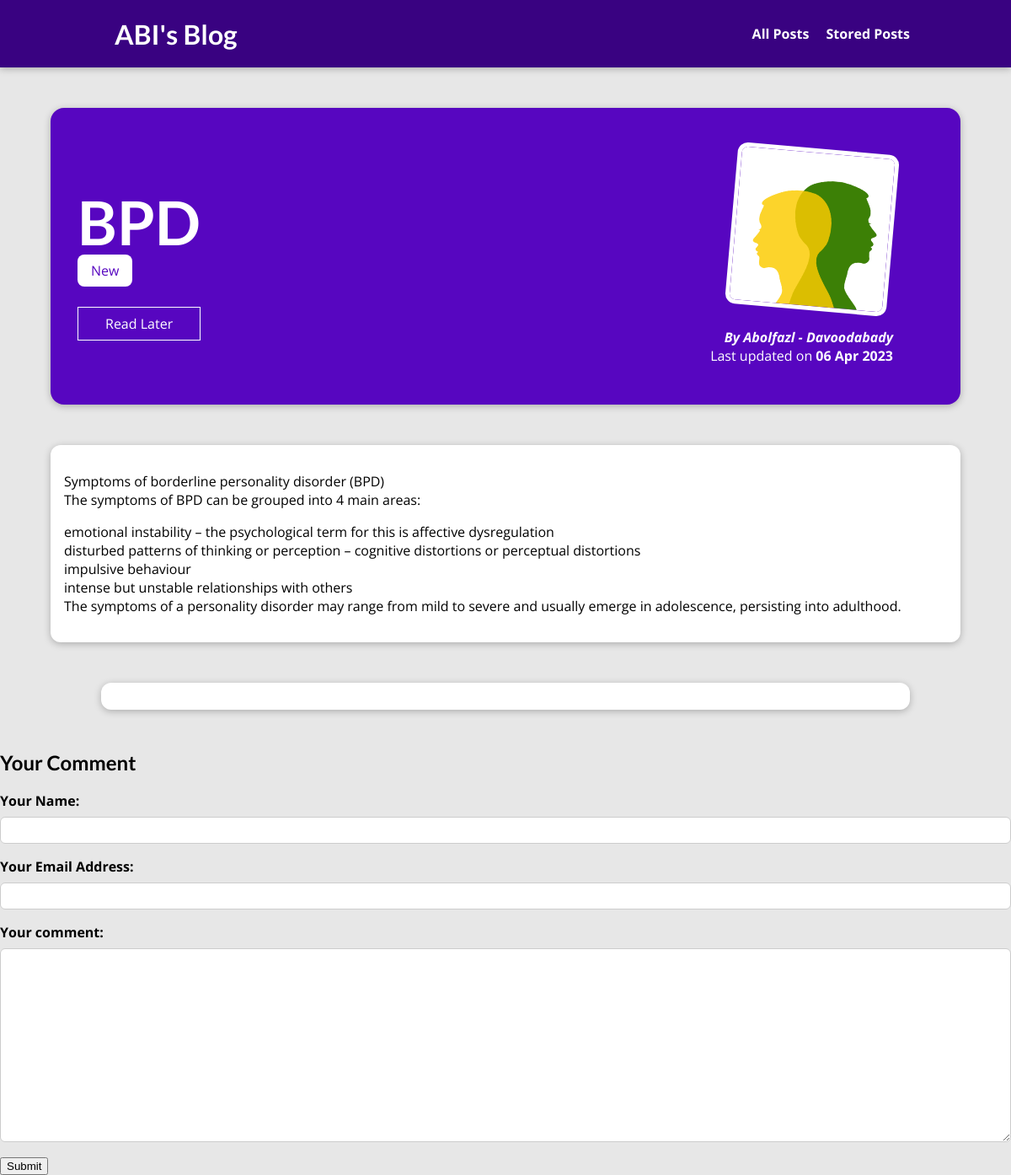
/posts/BPD, run on the app's committed database.
### blog/models.py (models this page shows, shortened)
class Post(models.Model):
    title = models.CharField(max_length=150)
    excerpt = models.CharField(max_length=200)
    image = models.ImageField(upload_to= "images", null=True)
    date = models.DateField(auto_now=True)
    slug = models.SlugField(unique=True, db_index=True)
    content = models.TextField(validators=[MinLengthValidator(10)])
    author = models.ForeignKey(
        Author, on_delete=models.SET_NULL, related_name="posts", null= True)
    tags = models.ManyToManyField(Tag)

class Tag(models.Model):
  caption = models.CharField(max_length=20)
  def __str__(self):
     return self.caption

class Author(models.Model):
    first_name = models.CharField(max_length=100)
    last_name = models.CharField(max_length=100)
    email_address = models.EmailField()
    def __str__(self):
       return f"{self.first_name} - {self.last_name}"

### blog/views.py (the view, shortened to what this page needs)
# urls.py: path("posts/<slug:slug>", views.Post_Detail.as_view(),
class Post_Detail (View) :
    def is_stored (self, request,post_id) :
        stored_posts = request.session.get("request_posts")
        if stored_posts is not None :
            saved_for_later = post_id in stored_posts
        else :
            saved_for_later = False
        return saved_for_later
    def get (self,request, slug):
        post = Post.objects.get(slug = slug)
        ctx = {
            "post" : post,
            "tags" : post.tags.all(),
            "comment_form" : CommentForm(),
            "comments" : post.comments.order_by("-id"),
            "saved_for_later" : self.is_stored(request, post.id),
        }
        return render (request, "blog/post-detail.html", ctx)

### blog/forms.py
class CommentForm (forms.ModelForm):
    class Meta :
        model = Comment
        exclude = ["post_comment"]
        labels = {
            "user_name" : "Your Name",
            "user_email" : "Your Email Address",
            "text" : "Your comment",
        }

### blog/templates/blog/post-detail.html (shortened to what this page needs)
{% extends "base.html" %}
{% load static %}
{% block css_files %}
<link rel="stylesheet" href="{% static "blog/post-detail.css" %}" />
{% endblock %}
{% block content %}
<section id="summary">
  <h2>{{ post.title }}</h2>
  <div>
    {% for tag in tags  %}
    <span class = "tag">{{tag| capfirst}}</span>
    {% endfor %}
  </div>
  <div id="read-later">
    <form action = "{% url "read-later" %}" method="POST">
    <button>
      {% if saved_for_later %}
        Remove from Read Later
      {% else %}
        Read Later
      {% endif %}
       </button>
    </form>
  </div>
  <article>
    <img src="{{ post.image.url }}" alt="{{ post.title }}" />
    <address>By <a href="maiilto : {{post.author.email_address}}"> {{ post.author }} </a></address>
    <div>Last updated on <time>{{ post.date|date:"d M Y" }}</time></div>
  </article>
</section>
<main>
  {{ post.content|linebreaks }}
</main>
<section id ="comments">
</section>
<section id = "form-control">
    <h2> Your Comment </h2>
  <form action = "{% url "post-detail-page" post.slug%}" method = "POST">
    {% for form_field in comment_form %}
    <div class ="form-control" {% if form_field.errors %}invalid{% endif %}>
      {{form_field.label_tag}}
      {{ form_field }}
    </div>
    {% endfor %}
    <button> Submit </button>
  </form>
</section>
{% endblock %}

### static/app.css (style rules this page uses)
* { box-sizing: border-box; }
html { font-family: 'Open Sans', 'Lato', sans-serif; }
body { margin: 0; }
h1, h2, h3 { font-family: 'Lato', sans-serif; font-weight: bold; }

### blog/static/blog/post-detail.css (style rules this page uses)
body { background-color: #e7e7e7; }
#summary { margin: 8rem auto 3rem auto; padding: 2rem; width: 90%; max-width: 90rem; border-radius: 16px; background-color: #5706c0; position: relative; box-shadow: 0 2px 8px rgba(0, 0, 0, 0.25); height: 22rem; }
#summary h2 { color: white; font-size: 4.5rem; margin-bottom: 0.25rem; }
#summary article { position: absolute; top: 2rem; right: 3rem; padding: 1rem 2rem; border-radius: 12px; text-align: right; color: white; }
#summary article img { width: 12rem; height: 12rem; border-radius: 12px; transform: rotateZ(5deg); border: 5px solid white; margin-bottom: 1rem; }
#summary address { font-weight: bold; }
#summary a { color: white; text-decoration: none; }
#summary time { font-weight: bold; }
main { width: 90%; max-width: 90rem; margin: 3rem auto; background-color: white; padding: 1rem; border-radius: 12px; box-shadow: 0 2px 8px rgba(0, 0, 0, 0.25); }
.tag { background-color: white ; color: #5706c0 ; padding: 0.5rem 1rem ; border-radius: 8px ; }
.form-control { margin-bottom: 1rem; }
.form-control label { font-weight: bold; margin-bottom: 0.5rem; display: block; }
.form-control input, .form-control textarea { display: block; width: 100%; font: inherit; padding: 0.25rem; border-radius: 6px; border: 1px solid #ccc; }
#comments { margin: 3rem auto; width: 90%; max-width: 60rem; border-radius: 12px; background-color: white; box-shadow: 0 2px 8px rgba(0, 0, 0, 0.25); padding: 1rem 2rem; }
#read-later { margin: 2rem 0; }
#read-later button { background-color: transparent; border: 1px solid white; padding: 0.5rem 2rem ; font: inherit; color: white; cursor: pointer; }

### data on the page
Post: title "BPD", image (picture), author "Abolfazl - Davoodabady", date "06 Apr 2023", content "Symptoms of borderline personality disorder (BPD) The symptoms of BPD can be grouped into 4 main areas: emotional instability – the psychological term for this is affective dysregulation disturbed patterns of thinking or perception – cognitive distortions or perceptual distortions impulsive behaviour intense but unstable relationships with others The symptoms of a personality disorder may range from mild to severe and usually emerge in adolescence, persisting into adulthood."
Tag: caption "New"
